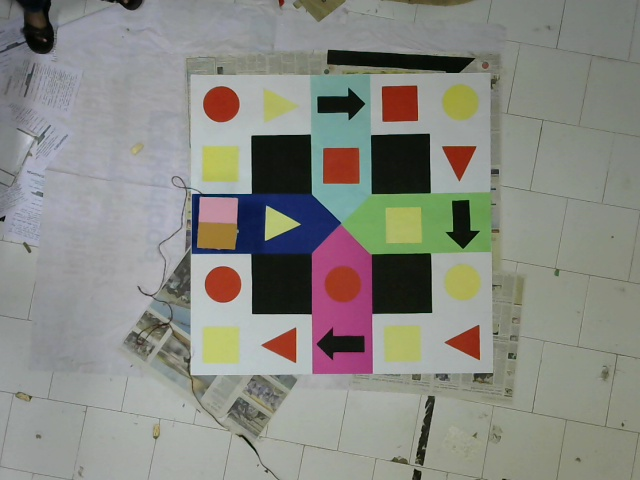
#> input picture arena1.jpg, 640 x 480 px
$ python -i incContrast.py   (imports and definitions only)
#> lines starting #> are read from the running program, lines starting #| are printed output that depends on the picture
#> further down, picture is the input picture: shape (480, 640, 3); mean B, G, R 130.4, 137, 136.1
import cv2

def increase(img):
    #img = cv2.imread('arena.jpeg', 1)
    #cv2.imshow("img",img)
    lab= cv2.cvtColor(img, cv2.COLOR_BGR2LAB)
#> lab: shape (480, 640, 3); mean of channels 0, 1, 2 144.3, 127, 131.7
    cv2.imshow("lab",lab)
    l, a, b = cv2.split(lab)
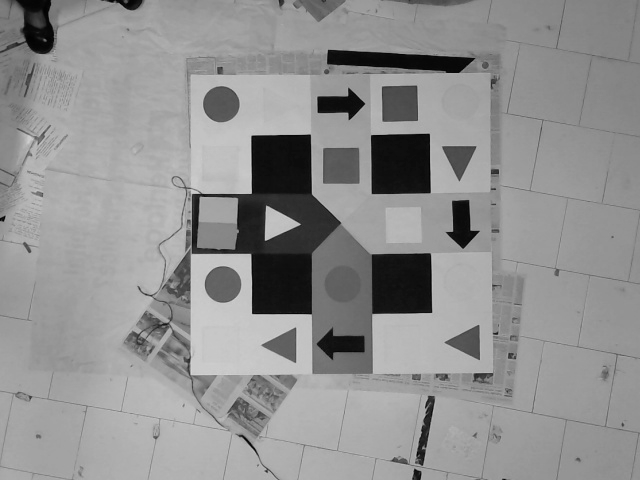
#> l: shape (480, 640); min 1, max 213, mean 144.3
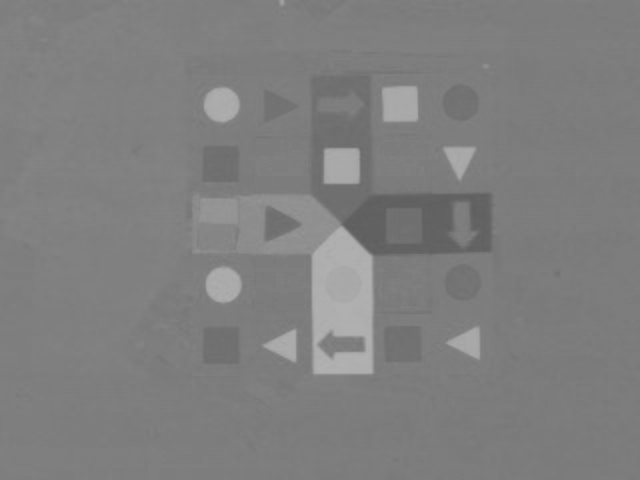
#> a: shape (480, 640); min 94, max 178, mean 127
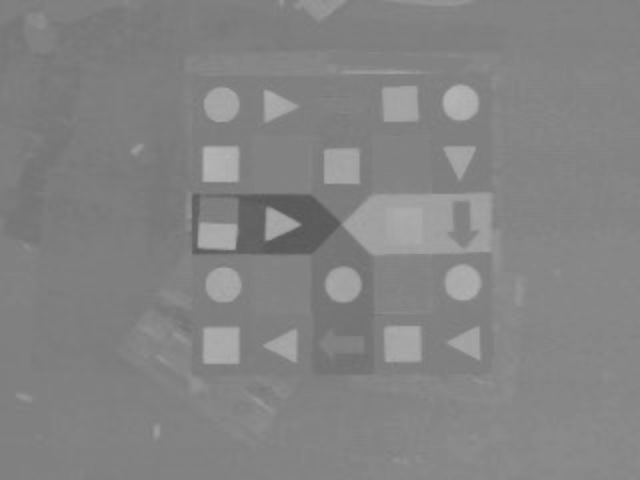
#> b: shape (480, 640); min 87, max 181, mean 131.7
    clahe = cv2.createCLAHE(clipLimit=1.0, tileGridSize=(2,2))
    cl = clahe.apply(l)
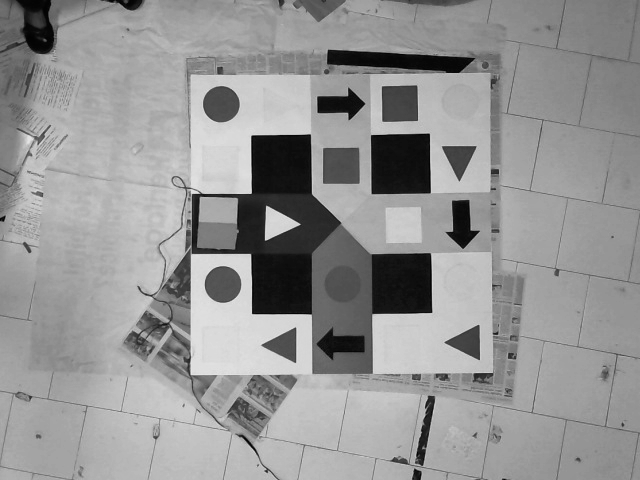
#> cl: shape (480, 640); min 1, max 230, mean 148.2
    ca = clahe.apply(a)
    cb = clahe.apply(b)
    limg = cv2.merge((cl,ca,cb))
#> limg: shape (480, 640, 3); mean of channels 0, 1, 2 148.2, 126.6, 127.3
    final = cv2.cvtColor(limg, cv2.COLOR_LAB2BGR)
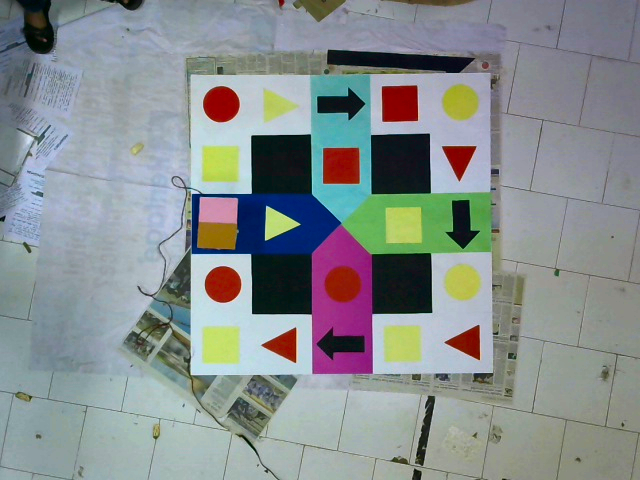
#> final: shape (480, 640, 3); mean B, G, R 142.2, 141.3, 134.4
    return final

>>> import cv2
>>> picture = cv2.imread('arena1.jpg')
>>> result = increase(picture)

$ run again, on prev.jpeg
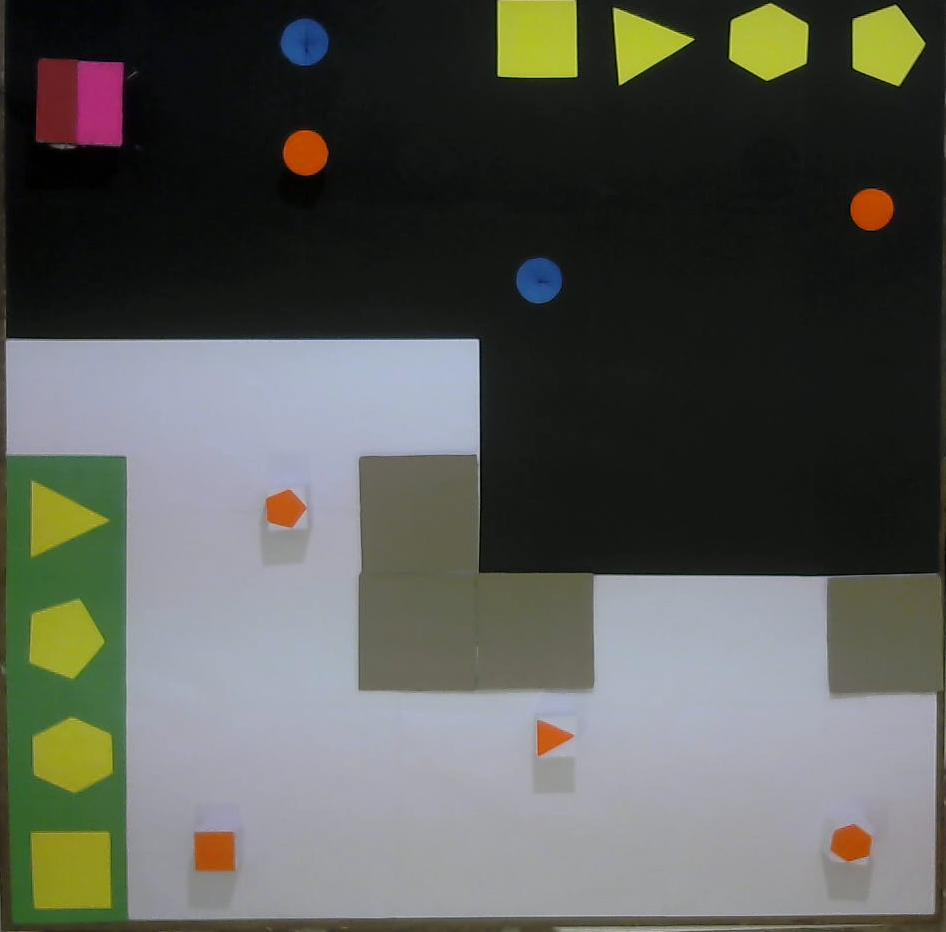
#> input picture prev.jpeg, 946 x 932 px
#> picture is the input picture: shape (932, 946, 3); mean B, G, R 84.1, 89.6, 87.4
#> lab: shape (932, 946, 3); mean of channels 0, 1, 2 92, 126.8, 131
#> in increase, `l, a, b = cv2.split(lab)`:
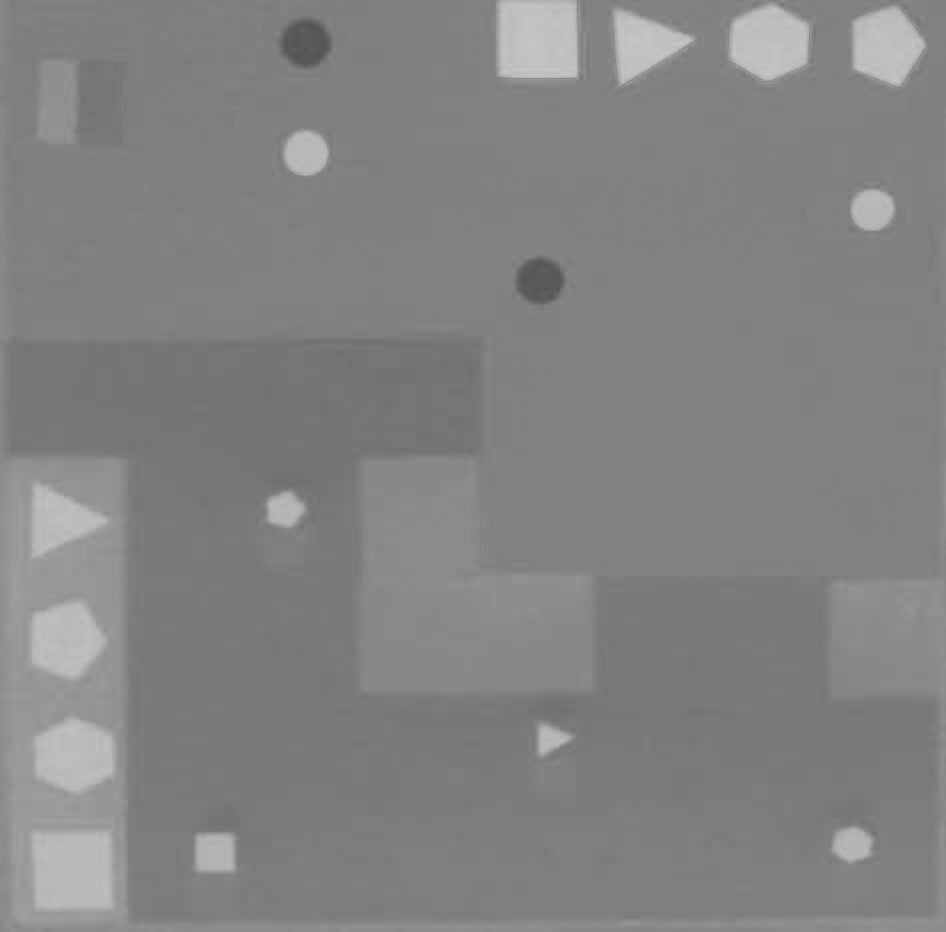
#> b: shape (932, 946); min 82, max 198, mean 131
#> limg: shape (932, 946, 3); mean of channels 0, 1, 2 98.6, 128.5, 125.7
#> in increase, `final = cv2.cvtColor(limg, cv2.COLOR_LAB2BGR)`:
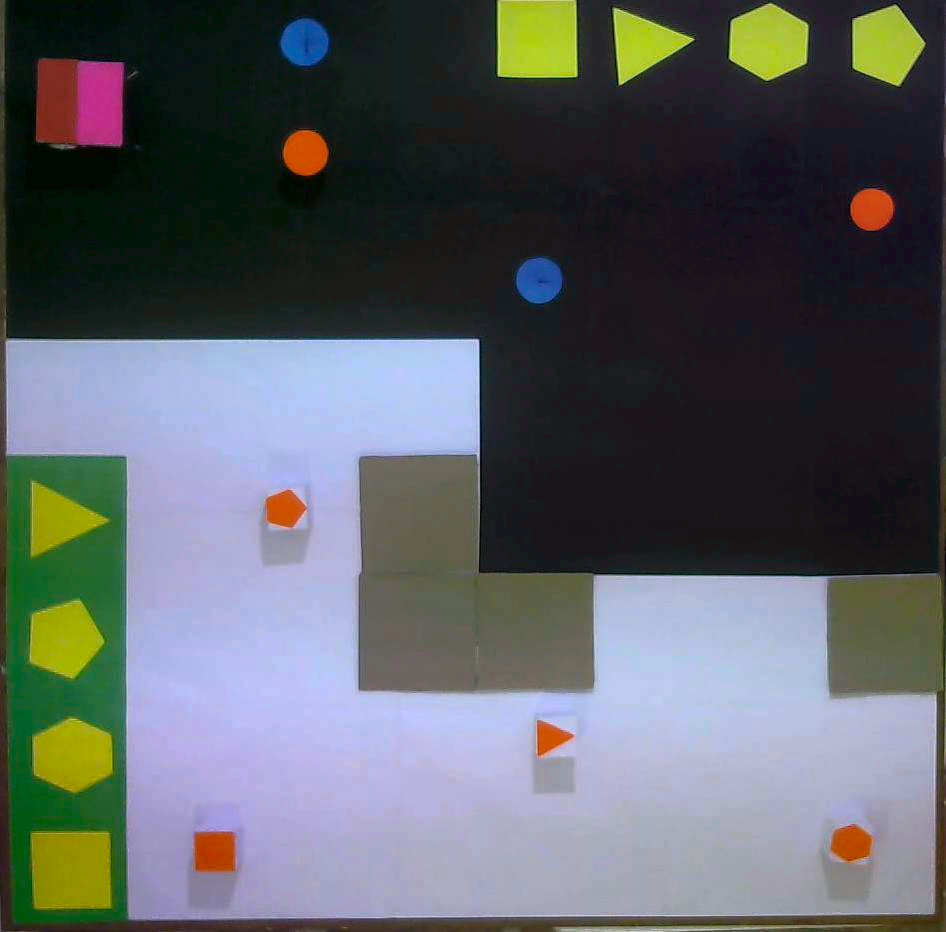
#> final: shape (932, 946, 3); mean B, G, R 99.2, 95.5, 91.4
